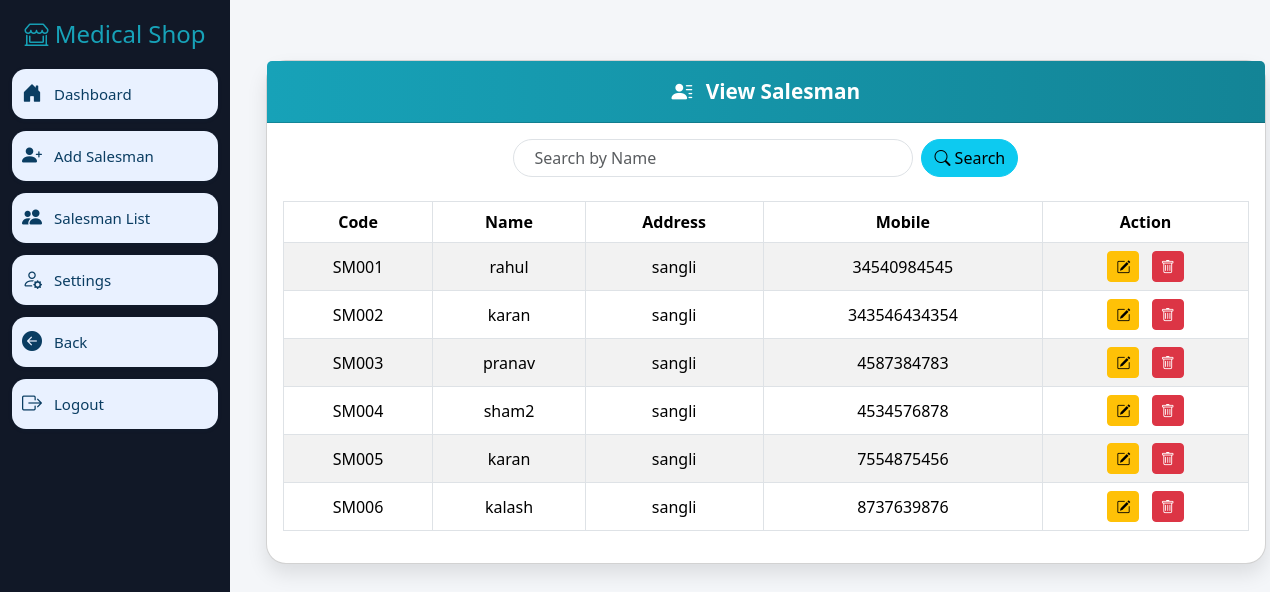
The page /medi/salesman_master/view_salesman.php (signed in) on the database its author committed.
### tables this page shows
CREATE TABLE `salesman` (
  `id` int(11) NOT NULL,
  `code` varchar(50) NOT NULL,
  `name` varchar(100) NOT NULL,
  `address` text NOT NULL,
  `password` varchar(255) NOT NULL,
  `mobile` varchar(20) NOT NULL,
  `color` varchar(20) NOT NULL,
  `datetime` datetime NOT NULL DEFAULT current_timestamp()
);

### medi/salesman_master/view_salesman.php (the view, shortened to what this page needs)
<?php
$conn = new mysqli("localhost", "root", "", "medical_shop");
$search = "";
if (isset($_GET['search'])) {
    $search = trim($_GET['search']);
    $sql = "SELECT * FROM salesman WHERE name LIKE '%$search%'";
} else {
    $sql = "SELECT * FROM salesman";
}
$result = $conn->query($sql);
?>
<!DOCTYPE html>
<html lang="en">
<head>
    <link href="https://cdn.jsdelivr.net/npm/bootstrap@5.3.2/dist/css/bootstrap.min.css" rel="stylesheet">
    <link href="https://cdnjs.cloudflare.com/ajax/libs/font-awesome/5.15.4/css/all.min.css" rel="stylesheet">
    <link href="https://cdn.jsdelivr.net/npm/bootstrap-icons@1.10.5/font/bootstrap-icons.css" rel="stylesheet">
    <link rel="stylesheet" href="../nav.css">
</head>
<body>
<div class="container-fluid">
    <div class="row">
        <?php include 'navbar5.php'; ?>
        <div class="row justify-content-center">
            <div class="col-lg-10">
                <div class="card">
                    <div class="card-header">
                        <i class="bi bi-person-lines-fill me-2"></i> View Salesman
                    </div>
                    <div class="card-body">
                        <form method="GET" class="search-form d-flex justify-content-center mb-4">
                            <input type="text" name="search" class="form-control me-2" style="max-width: 400px;" placeholder="Search by Name" value="<?= htmlspecialchars($search) ?>">
                            <button type="submit" class="btn btn-info"><i class="bi bi-search"></i> Search</button>
                        </form>
                        <div class="table-responsive">
                            <table class="table table-bordered table-striped text-center align-middle">
                                <thead>
                                    <tr>
                                        <th>Code</th>
                                        <th>Name</th>
                                        <th>Address</th>
                                        <th>Mobile</th>
                                        <th>Action</th>
                                    </tr>
                                </thead>
                                <tbody>
                                    <?php
                                    if ($result && $result->num_rows > 0) {
                                        while ($row = $result->fetch_assoc()) {
                                            echo "<tr>
                                                <td>{$row['code']}</td>
                                                <td>{$row['name']}</td>
                                                <td>{$row['address']}</td>
                                                <td>{$row['mobile']}</td>
                                                <td>
                                                    <a href='edit_salesman.php?code={$row['code']}' class='btn btn-sm btn-warning me-2'><i class='bi bi-pencil-square'></i></a>
                                                    <a href='delete_salesman.php?code={$row['code']}' class='btn btn-sm btn-danger' onclick=\"return confirm('Are you sure you want to delete this salesman?');\"><i class='bi bi-trash'></i></a>
                                                </td>
                                            </tr>";
                                        }
                                    } else {
                                        echo "<tr><td colspan='5'>No salesman found.</td></tr>";
                                    }
                                    ?>
                                </tbody>
                            </table>
                        </div>
                    </div>
                </div>
            </div>
        </div>
    </div>
</div>
</body>
</html>

### medi/salesman_master/view_salesman.php (style rules this page uses)
body { background-color: #f4f6f9; }
.card { border-radius: 20px; box-shadow: 0 10px 20px rgba(0,0,0,0.1); margin-top: 60px; left: 150px; width: 1000px; }
.card-header { background: linear-gradient(to right, #17a2b8, #138496); color: white; border-top-left-radius: 20px; border-top-right-radius: 20px; font-size: 1.3rem; font-weight: 600; text-align: center; padding: 15px; }
.search-form input { border-radius: 25px; padding-left: 20px; }
.search-form button { border-radius: 25px; }
table thead { background-color: #17a2b8; color: #fff; }
.table td, .table th { vertical-align: middle; }

### rows shown on the page
salesman: code "SM001", name "rahul", address "sangli", mobile "34540984545"
salesman: code "SM002", name "karan", address "sangli", mobile "343546434354"
salesman: code "SM003", name "pranav", address "sangli", mobile "4587384783"
salesman: code "SM004", name "sham2", address "sangli", mobile "4534576878"
salesman: code "SM005", name "karan", address "sangli", mobile "7554875456"
salesman: code "SM006", name "kalash", address "sangli", mobile "8737639876"
